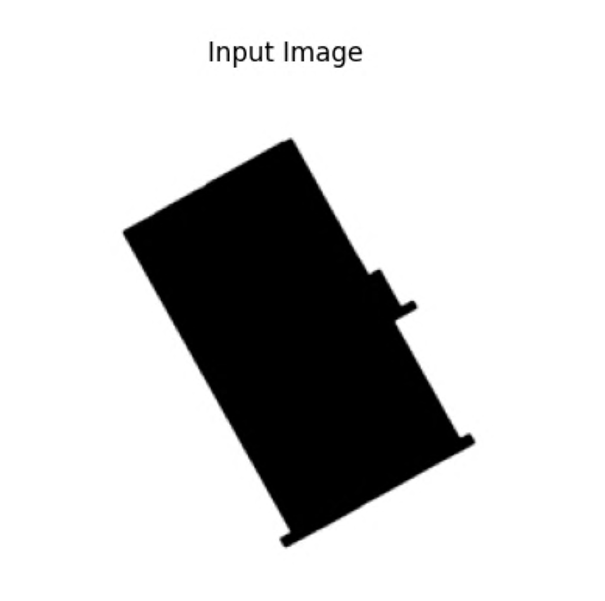
#> input picture assets/input_footprint.png, 605 x 601 px
$ python -i hochbauzeichner.py   (imports and definitions only)
#> lines starting #> are read from the running program, lines starting #| are printed output that depends on the picture; after the words box and inside, x2 and y2 are one past the last pixel; in counts of white or black regions, pixels touching at a corner belong together
#> further down, picture is the input picture: shape (601, 605, 3); min 0, max 255, mean 205
import cv2
import numpy as np

def get_outline(image, low_threshold=50, high_threshold=150):
#> called with low_threshold = 50, high_threshold = 150
    gray_image = cv2.cvtColor(image, cv2.COLOR_BGR2GRAY)  # Convert to grayscale
    blurred_image = cv2.GaussianBlur(gray_image, (5, 5), 0)  # Blur image to enhance edge detection
    edges = cv2.Canny(blurred_image, low_threshold, high_threshold)  # Use Canny Edge Detection to get edges
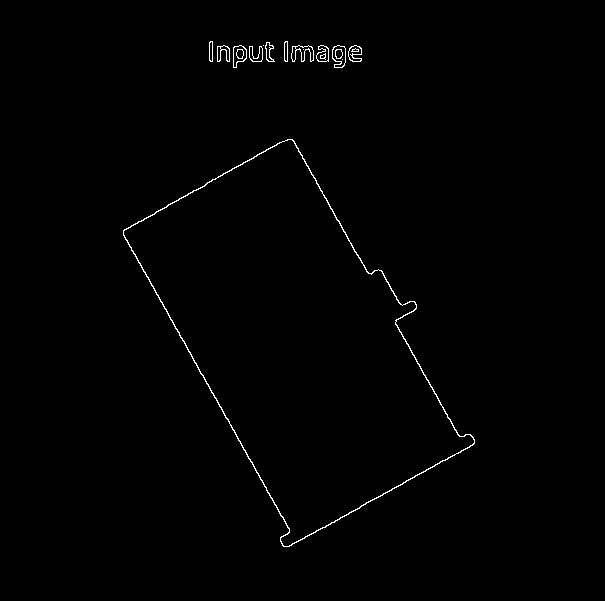
#> edges: shape (601, 605); 0.66% white in thin lines or dots, all inside (x1, y1, x2, y2) = (123, 41, 475, 547)

    # Invert the image
    #edges = cv2.bitwise_not(edges)

    return edges

>>> import cv2
>>> picture = cv2.imread('../../assets/input_footprint.png')
>>> result = get_outline(picture)

$ run again, on assets/recentered_bounds.png
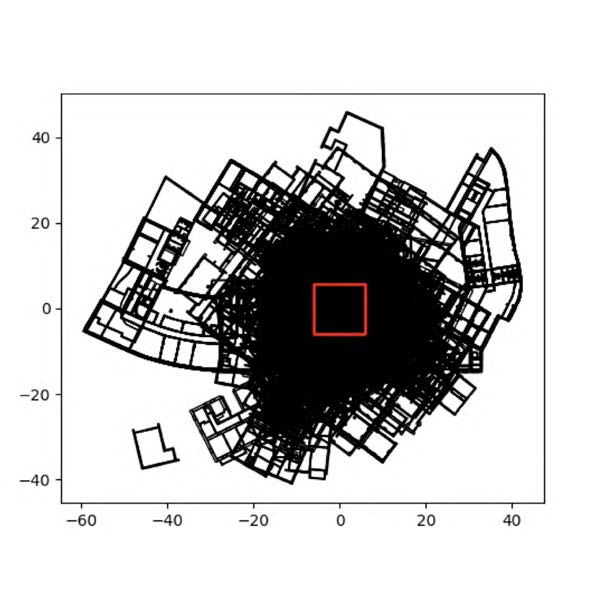
#> input picture assets/recentered_bounds.png, 605 x 600 px
#> picture is the input picture: shape (600, 605, 3); mean B, G, R 204.1, 204.1, 204.4
#> in get_outline, `blurred_image = cv2.GaussianBlur(gray_image, (5, 5), 0)`:
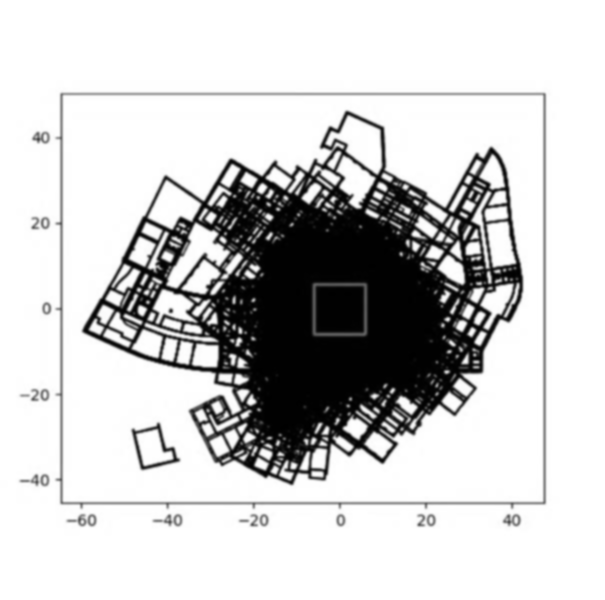
#> blurred_image: shape (600, 605); min 0, max 255, mean 204.2
#> in get_outline, `edges = cv2.Canny(blurred_image, low_threshold, high_threshold)`:
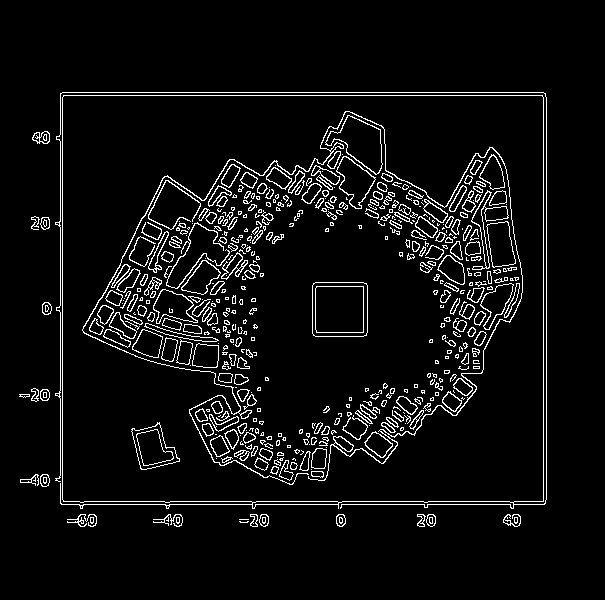
#> edges: shape (600, 605); 5.8% white in thin lines or dots, all inside (x1, y1, x2, y2) = (19, 92, 547, 527)
